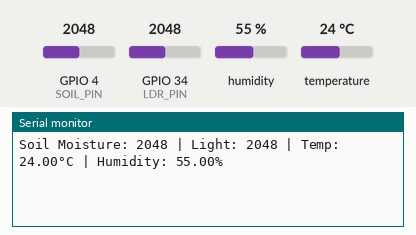
Recording of a sketch running on a simulated ESP32. Shown: the last lines printed to the serial monitor. Inputs (shaded band) come from the test bench; at power-on: humidity 55 %, GPIO 4 (SOIL_PIN) = 2048, GPIO 34 (LDR_PIN) = 2048, temperature 24 °C.

Above: at 1.7 s.
1.8 s: humidity set to 22 %
At 4.0 s:
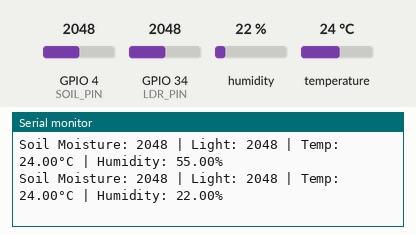
4.5 s: GPIO 4 (SOIL_PIN) set to 2866
At 5.7 s:
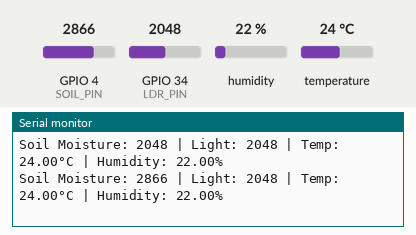
7.2 s: GPIO 34 (LDR_PIN) set to 2866
At 9.2 s:
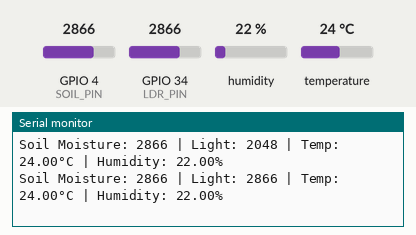
9.9 s: temperature set to 12 °C
At 10.9 s:
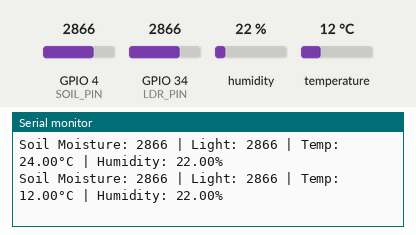
12.6 s: GPIO 4 (SOIL_PIN) set to 3972
At 13.9 s:
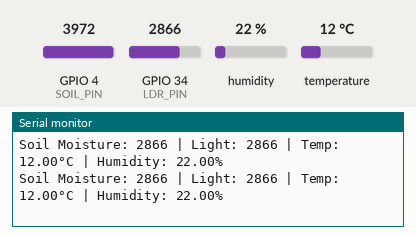
15.3 s: GPIO 34 (LDR_PIN) set to 3972
At 17.3 s:
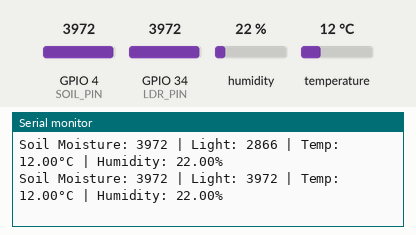
Timing chart, 0 to 18.8 s (numbered marks = the images above; inputs shaded):
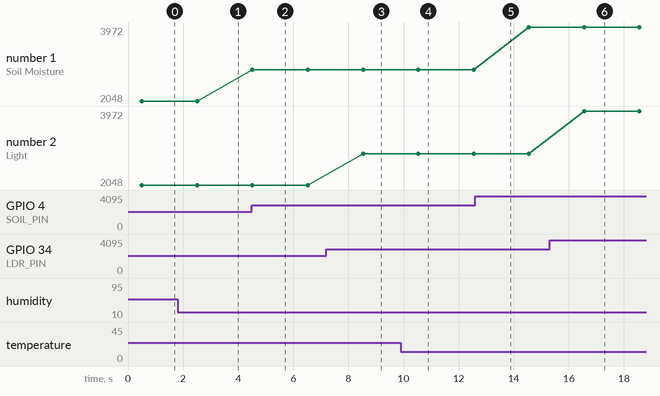

The sketch:

main_monitor_code.ino
```cpp
 #include "DHT.h"


#define DHTPIN 15       // GPIO15 where the DHT22 is connected
#define DHTTYPE DHT22   // We're using a DHT22
#define LDR_PIN 34      // GPIO34 for LDR
#define SOIL_PIN 4      // GPIO4 for soil sensor

DHT dht(DHTPIN, DHTTYPE);

void setup() {
  Serial.begin(115200);
  dht.begin();
  delay(500);
}

void loop() {
  int soilValue = analogRead(SOIL_PIN);
  int ldrValue = analogRead(LDR_PIN);
  float temperature = dht.readTemperature();  // Celsius
  float humidity = dht.readHumidity();        // %

  Serial.print("Soil Moisture: ");
  Serial.print(soilValue);
  Serial.print(" | Light: ");
  Serial.print(ldrValue);
  Serial.print(" | Temp: ");
  Serial.print(temperature);
  Serial.print("°C | Humidity: ");
  Serial.print(humidity);
  Serial.println("%");

  delay(2000);
} 
```

Measured:
- after the input at 1.8 s, the serial monitor: prints a new line after 0.71 s (image 1)
- after the input at 4.5 s, the serial monitor: prints a new line at once (image 2)
- after the input at 7.2 s, the serial monitor: prints a new line after 1.3 s (image 3)
- after the input at 9.9 s, the serial monitor: prints a new line after 0.64 s (image 4)
- after the input at 15.3 s, the serial monitor: prints a new line after 1.3 s (image 6)
- plotted number 1: 2048 → 2866 after the input at 4.5 s, 2866 → 3972 after the input at 12.6 s
